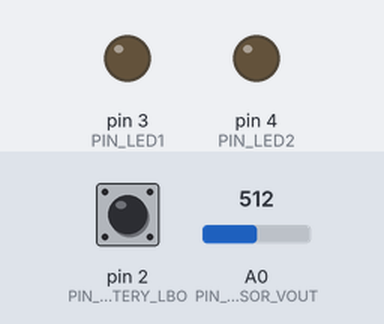
Bench run of a sketch on a simulated Arduino Uno, built with avr-gcc and run on an emulated ATmega328P. Parts: output pins drawn as LEDs (lit = HIGH). The test bench sets the inputs (shaded band); at power-on: pin 2 (PIN_BATTERY_LBO) HIGH, A0 (PIN_SENSOR_VOUT) = 512. The local clock reads 2024-03-15 10:24:30 at power-on unless the sketch sets it; storage starts empty; what the sketch prints to the serial monitor is not drawn.

Above: at 0.1 s.
At 1.9 s:
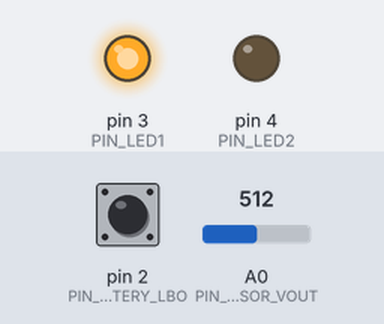
Timing chart, 0 to 3.5 s (numbered marks = the images above):
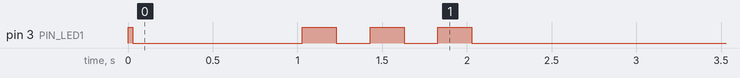

The sketch:

v1_field.ino
```cpp
#include <SPI.h>
#include <SD.h>
#include <Wire.h>
#include <RTClib.h>
#include <LowPower.h>

// Design:
// -- Optimize for low power. E.g., do not use Serial in the loop.
// -- Fatal error in setup(): blink LED2 (red) forever to alert the operator.
// -- Non-fatal error in setup(): blink LED1 (green) a few times to indicate the type of error.
// -- If something goes wrong in loop(), note the problem in the log, and sleep forever.

const int STATUS_RTC_MISSING = 1;
const int STATUS_RTC_LOST_POWER = 2;
const int STATUS_OK = 3;

const int PIN_SENSOR_VOUT = A0;     // MPX5010DP Vout
const int PIN_BATTERY_LBO = 2;      // PowerBoost 1000C LBO (Low Battery Output)
const int PIN_LED1 = 3;             // Logging shield LED1, green
const int PIN_LED2 = 4;             // Logging shield LED2, red
const int PIN_SD_CS = 10;           // SD card chip select

const int LOGGING_INTERVAL_S = 5;   // Logging interval in seconds

const int NUM_SAMPLES = 10;         // Read ADC N times to reduce noise
const float REFERENCE_V = 5.0;      // Reference voltage for ADC

RTC_PCF8523 rtc;
File logFile;
bool monitor_battery = true;

void setup() {
  Serial.begin(115200);
  while (!Serial && millis() < 3000) {
    // Wait a bit for a serial connection, then give up
  }

  Serial.println(F("Setup()"));

  // Initialize pins
  pinMode(PIN_LED1, OUTPUT);
  pinMode(PIN_LED2, OUTPUT);
  pinMode(PIN_SD_CS, OUTPUT);
  if (monitor_battery) {
    pinMode(PIN_BATTERY_LBO, INPUT_PULLUP); // PowerBoost LBO is open-drain, requires pullup
  }

  // Turn on LED1 to show we're in setup
  digitalWrite(PIN_LED1, HIGH);
  int status = STATUS_OK;

  // Initialize RTC
  if (!rtc.begin()) {
    Serial.println(F("RTC missing"));
    status = STATUS_RTC_MISSING;
  } else if (!rtc.initialized() || rtc.lostPower()) {
    Serial.println(F("RTC lost power"));
    status = STATUS_RTC_LOST_POWER;
  }

  // Tell the SD card to call back for the date and time
  SdFile::dateTimeCallback(dateTime);

  // Initialize SD card
  if (!SD.begin(PIN_SD_CS)) {
    Serial.println(F("No SD card, fatal"));
    fatalError();
  }

  // Find a name like LOG_0001.CSV
  char filename[15];
  strcpy(filename, "LOG_0000.CSV");
  // FAT16 limit is 512 files in the root directory, though I am using FAT32
  for (uint16_t i = 0; i < 500; i++) {
    filename[4] = '0' + i/1000;
    filename[5] = '0' + (i/100)%10;
    filename[6] = '0' + (i/10)%10;
    filename[7] = '0' + i%10;
    if (!SD.exists(filename)) {
      break;
    }
  }

  Serial.print(F("Log file: "));
  Serial.println(filename);

  logFile = SD.open(filename, FILE_WRITE);
  if (!logFile) {
    Serial.print(F("Could not open log file, fatal"));
    fatalError();
  }

  // Write CSV header
  logFile.println(F("timestamp,pressure_kpa"));
  logFile.flush();

  // Done with setup
  reportSetupStatus(status);
  Serial.println(F("Loop()"));
}

void loop() {
  if (monitor_battery) {
    if (digitalRead(PIN_BATTERY_LBO) == LOW) {
      // Flush and close the file to prevent corruption
      logFile.print(F("Battery is low, sleep forever\n"));
      logFile.flush();
      logFile.close();
      sleepForever();
    }
  }

  // Calculate pressure in kPa
  // MPX5010DP transfer function: Vout = Vs * (0.09 * P + 0.04) +/- Error
  float pressure_adc = readAnalog(PIN_SENSOR_VOUT);
  float pressure_kpa = ((pressure_adc / 1023.0) - 0.04) / 0.09;
  logData(pressure_kpa);

  // The LowPower library supports discrete sleep intervals up to 8 seconds
  int secondsRemaining = LOGGING_INTERVAL_S;
  while (secondsRemaining > 0) {
    if (secondsRemaining >= 8) {
      LowPower.powerDown(SLEEP_8S, ADC_OFF, BOD_OFF);
      secondsRemaining -= 8;
    } else if (secondsRemaining >= 4) {
      LowPower.powerDown(SLEEP_4S, ADC_OFF, BOD_OFF);
      secondsRemaining -= 4;
    } else if (secondsRemaining >= 2) {
      LowPower.powerDown(SLEEP_2S, ADC_OFF, BOD_OFF);
      secondsRemaining -= 2;
    } else if (secondsRemaining >= 1) {
      LowPower.powerDown(SLEEP_1S, ADC_OFF, BOD_OFF);
      secondsRemaining -= 1;
    }
  }
}

// No SD card or can't write: blink LED2 to alert the operator
void fatalError() {
  while (true) {
    digitalWrite(PIN_LED2, HIGH);
    delay(200);
    digitalWrite(PIN_LED2, LOW);
    delay(200);
  }
}

// Blink LED1 to indicate setup status, leaving the light off
void reportSetupStatus(int status) {
  digitalWrite(PIN_LED1, LOW);
  delay(1000);
  for (int i = 0; i < status; i++) {
    digitalWrite(PIN_LED1, HIGH);
    delay(200);
    digitalWrite(PIN_LED1, LOW);
    delay(200);
  }
}

// Read ADC N times to reduce noise
float readAnalog(int pin) {
  long sumReadings = 0;
  for (int i = 0; i < NUM_SAMPLES; i++) {
    sumReadings += analogRead(pin);
    delay(2); // Short delay between samples
  }
  return (float)sumReadings / NUM_SAMPLES;
}

// Write a log entry
void logData(float pressure_kpa) {
  logFile.print(rtc.now().unixtime());
  logFile.print(',');
  logFile.println(pressure_kpa, 4);

  // Flushing the file consumes power and blinks LED_BUILTIN, useful for testing
  logFile.flush();
}

// Get the date and time
void dateTime(uint16_t* date, uint16_t* time) {
  DateTime now = rtc.now();
  *date = FAT_DATE(now.year(), now.month(), now.day());
  *time = FAT_TIME(now.hour(), now.minute(), now.second());
}

// Low battery, sleep forever
void sleepForever() {
  while (true) {
    LowPower.powerDown(SLEEP_FOREVER, ADC_OFF, BOD_OFF);
  }
}
```
